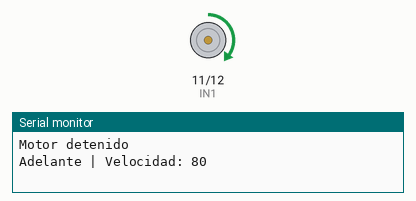
Recording of a sketch running on a simulated Arduino Uno, built with avr-gcc and run on an emulated ATmega328P. Shown: motor-driver pin pairs drawn as motors (green arrow = first pin HIGH = forward, orange = second pin HIGH = backward, longer = more drive, scaled by the enable pin), the last lines printed to the serial monitor.

Above: at 1.5 s.
At 6.5 s:
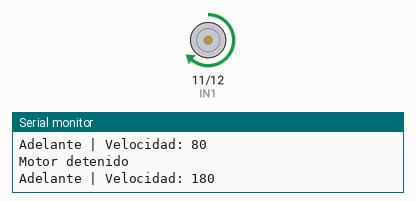
At 9.0 s:
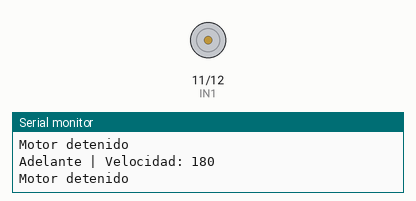
Timing chart, 0 to 11.1 s (numbered marks = the images above):
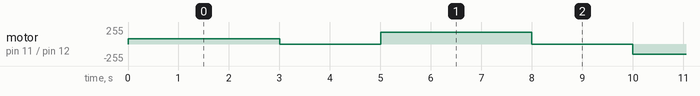

The sketch:

controlMotorPwm.ino
```cpp
// ============================================================
// TET2026 — Control básico de motor DC con L298N (versión simplificada)
// ============================================================
//
// ORIGEN DEL CÓDIGO:
// Este código es una versión simplificada de un sistema más complejo
// que originalmente controlaba el motor mediante WiFi (ESP32 en modo AP).
//
// Para fines de aprendizaje, se eliminó completamente:
// - WiFi
// - Servidor web
// - Interfaz HTML
//
// Se mantiene únicamente:
// - La lógica de control del motor
// - Uso de PWM para velocidad
// - Funciones separadas (adelante, atrás, detener)
//
// OBJETIVO:
// Entender cómo controlar dirección y velocidad de un motor DC
// de forma directa, clara y sin distracciones.
//
// ============================================================


// -------------------------
// Definición de pines
// -------------------------

const int ENA = 10;  // Pin PWM → controla la velocidad del motor
const int IN1 = 11;  // Pin de control → dirección
const int IN2 = 12;  // Pin de control → dirección


// ============================================================
// Funciones de control del motor
// ============================================================

void adelante(int velocidad) {

  // Asegura que la velocidad esté dentro del rango válido (0 a 255)
  velocidad = constrain(velocidad, 0, 255);

  // Configura dirección: adelante
  // IN1 = HIGH, IN2 = LOW
  digitalWrite(IN1, HIGH);
  digitalWrite(IN2, LOW);

  // Aplica PWM al pin ENA → controla velocidad
  analogWrite(ENA, velocidad);

  // Mensaje para monitoreo
  Serial.print("Adelante | Velocidad: ");
  Serial.println(velocidad);
}

void atras(int velocidad) {

  // Asegura rango válido
  velocidad = constrain(velocidad, 0, 255);

  // Configura dirección: atrás
  // IN1 = LOW, IN2 = HIGH
  digitalWrite(IN1, LOW);
  digitalWrite(IN2, HIGH);

  // Aplica PWM
  analogWrite(ENA, velocidad);

  // Mensaje para monitoreo
  Serial.print("Atras | Velocidad: ");
  Serial.println(velocidad);
}

void detener() {

  // Ambos pines en LOW → motor sin movimiento
  digitalWrite(IN1, LOW);
  digitalWrite(IN2, LOW);

  // PWM en 0 → sin energía al motor
  analogWrite(ENA, 0);

  Serial.println("Motor detenido");
}


// ============================================================
// Configuración inicial
// ============================================================

void setup() {

  // Inicializa comunicación serial
  Serial.begin(115200);

  // Configura pines como salida
  pinMode(ENA, OUTPUT);
  pinMode(IN1, OUTPUT);
  pinMode(IN2, OUTPUT);

  // Estado inicial seguro
  detener();
}


// ============================================================
// Loop de prueba
// ============================================================

void loop() {

  // Movimiento hacia adelante a baja velocidad
  adelante(80);
  delay(3000);

  // Detención
  detener();
  delay(2000);

  // Movimiento hacia adelante a mayor velocidad
  adelante(180);
  delay(3000);

  // Detención
  detener();
  delay(2000);

  // Movimiento en reversa
  atras(150);
  delay(3000);

  // Detención final
  detener();
  delay(4000);
}
```

Measured:
- by itself, motor on pin 11 (IN1) / pin 12 (IN2): stopped → forward 80/255 at 0.00 s, → stopped 3.0 s later, → forward 180/255 2.0 s later, → stopped 3.0 s later, … (47 changes in this stretch)
